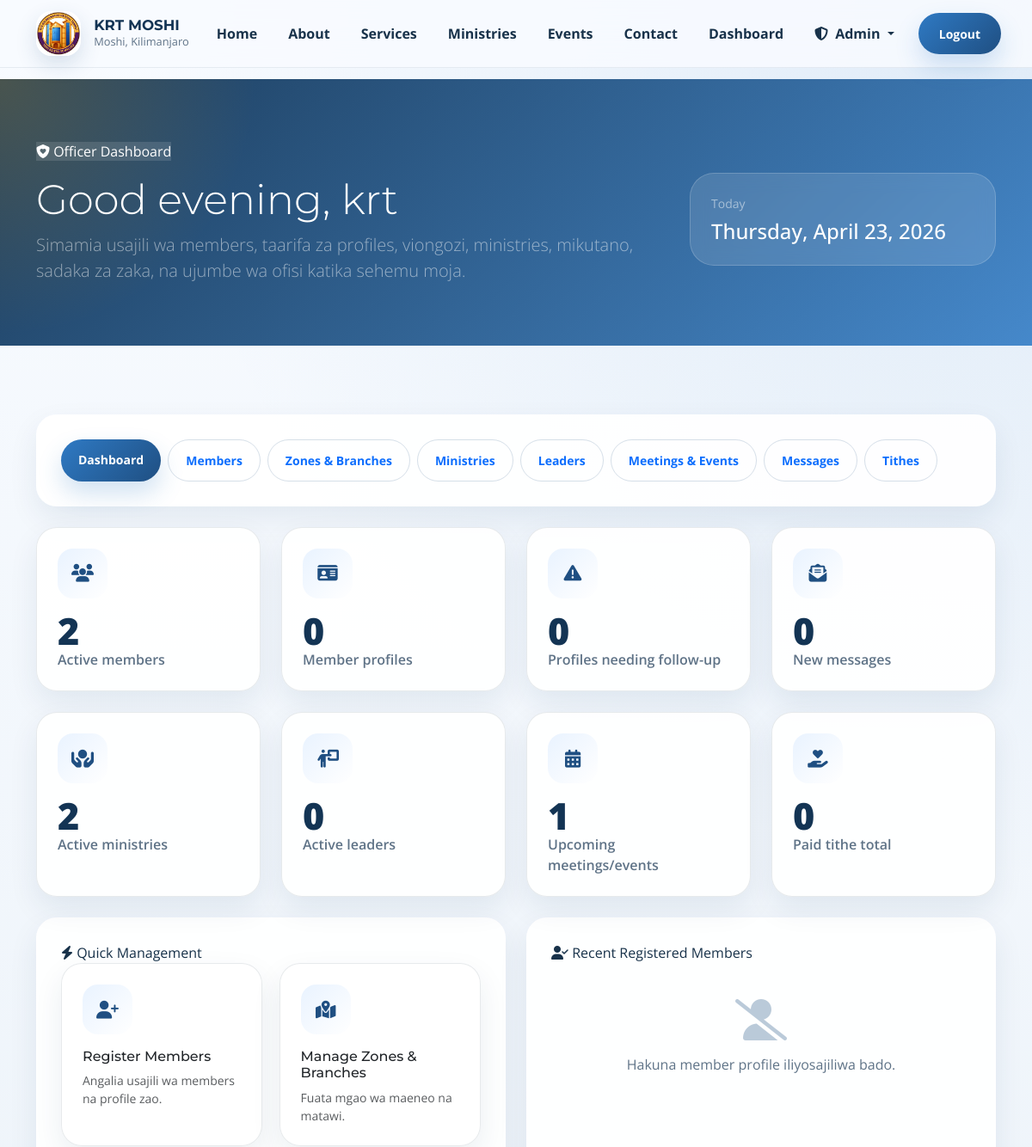
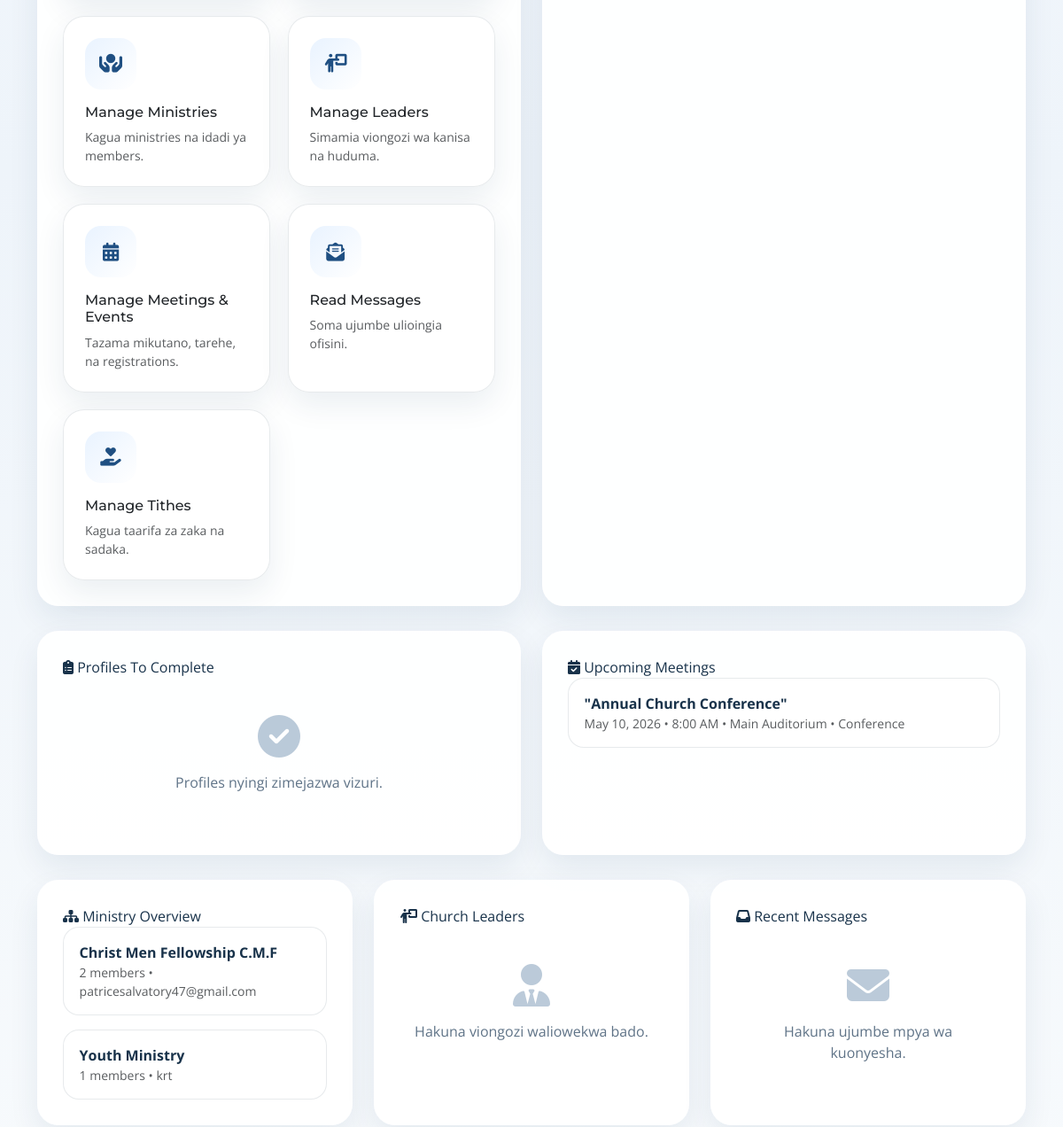
/dashboard/officer/ (signed in, upper part), run on an earlier commit of the app's database (2 pictures, top to bottom).
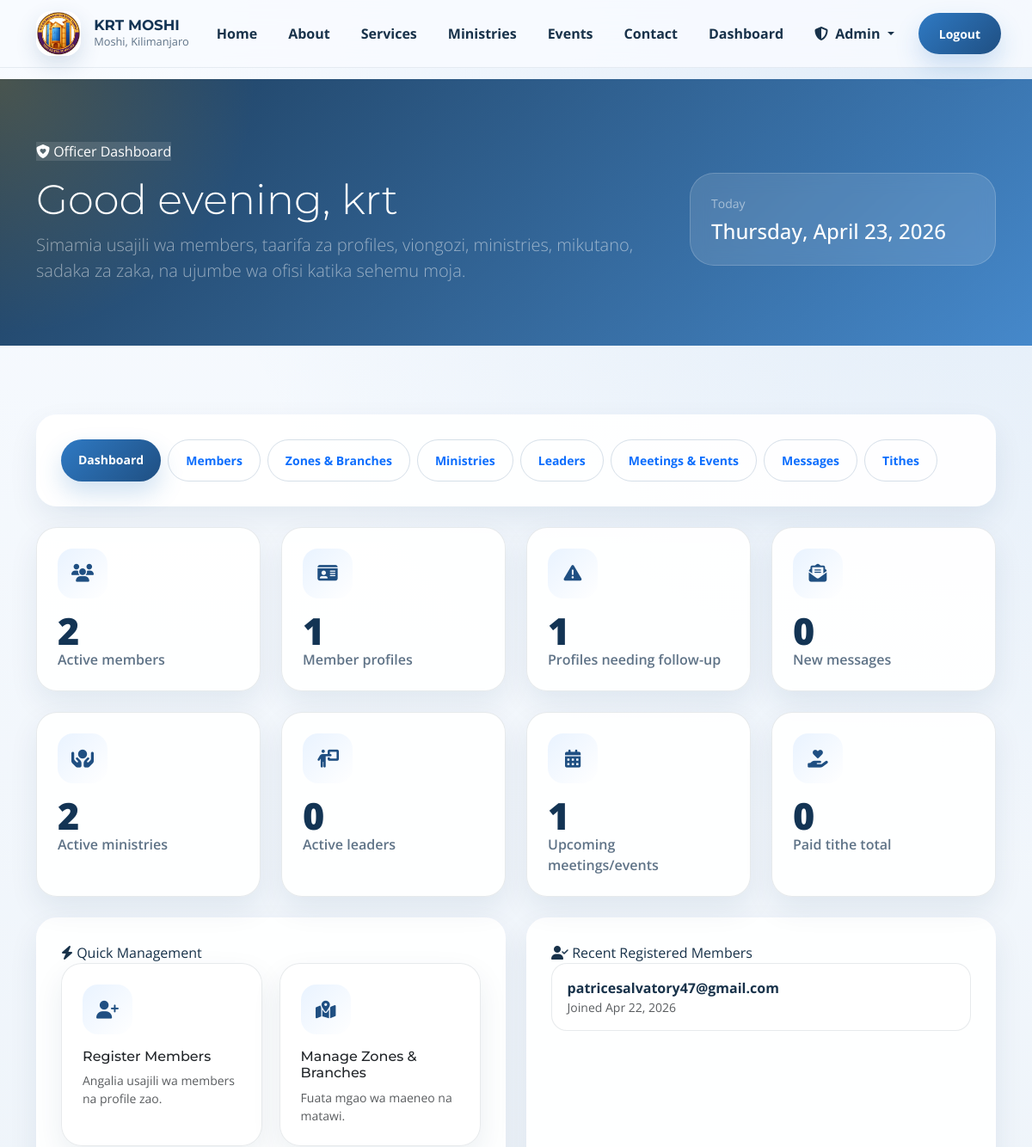
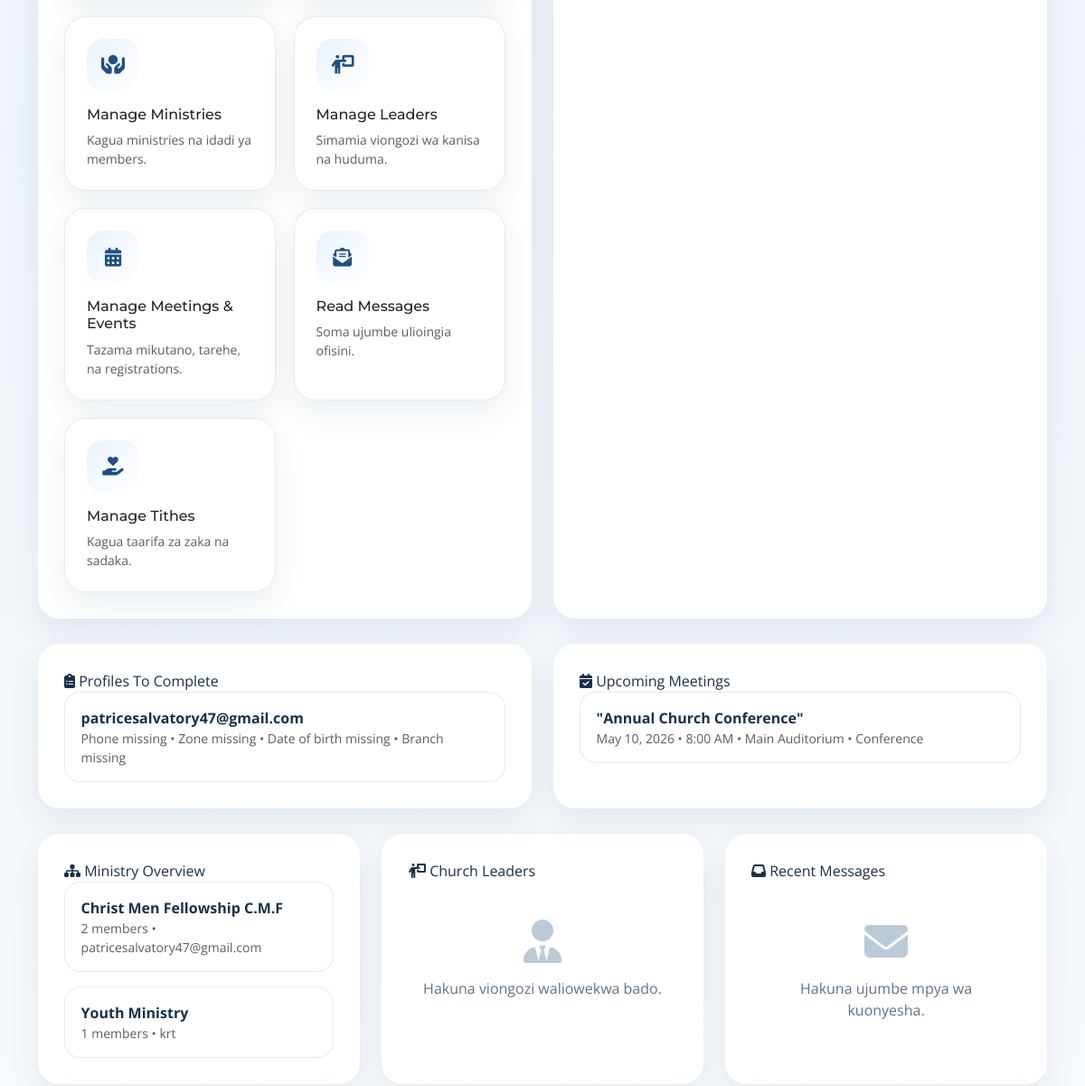
And on a later commit of the database (2 pictures, top to bottom).
### core/models.py (models this page shows, shortened)
class Event(models.Model):
    STATUS_CHOICES = [
        ('draft', 'Draft'),
        ('published', 'Published'),
        ('cancelled', 'Cancelled'),
        ('completed', 'Completed'),
    ]
    EVENT_TYPES = [
        ('service', 'Church Service'),
        ('prayer', 'Prayer Meeting'),
        ('fellowship', 'Fellowship'),
        ('conference', 'Conference'),
        ('outreach', 'Outreach'),
        ('training', 'Training'),
        ('special', 'Special Event'),
    ]
    title = models.CharField(max_length=200)
    slug = models.SlugField(unique=True)
    description = RichTextUploadingField()
    short_description = models.TextField(max_length=300)
    event_type = models.CharField(max_length=20, choices=EVENT_TYPES, default='service')
    category = models.ForeignKey(EventCategory, on_delete=models.SET_NULL, null=True)
    start_date = models.DateField()
    start_time = models.TimeField()
    end_date = models.DateField()
    end_time = models.TimeField()
    is_recurring = models.BooleanField(default=False)
    location = models.CharField(max_length=200)
    location_details = models.TextField(blank=True, null=True)
    online_link = models.URLField(blank=True, null=True)
    featured_image = ResizedImageField(
        size=[1200, 800],
        quality=85,
        upload_to='events/',
        help_text="Featured image size: 1200x800 pixels"
    )
    requires_registration = models.BooleanField(default=False)
    max_attendees = models.PositiveIntegerField(default=0)
    registration_deadline = models.DateTimeField(blank=True, null=True)
    status = models.CharField(max_length=20, choices=STATUS_CHOICES, default='draft')
    is_featured = models.BooleanField(default=False)
    created_by = models.ForeignKey(User, on_delete=models.SET_NULL, null=True)
    created_at = models.DateTimeField(auto_now_add=True)
    updated_at = models.DateTimeField(auto_now=True)
    published_at = models.DateTimeField(blank=True, null=True)
    class Meta:
        ordering = ['-start_date', '-start_time']

class EventCategory(models.Model):
    name = models.CharField(max_length=100)
    slug = models.SlugField(unique=True)
    color = models.CharField(max_length=7, default='#3498db')
    icon = models.CharField(max_length=50, default="fas fa-calendar")
    class Meta:
        verbose_name_plural = "Event Categories"

class Ministry(models.Model):
    STATUS_CHOICES = [
        ('active', 'Active'),
        ('inactive', 'Inactive'),
        ('developing', 'Developing'),
    ]
    name = models.CharField(max_length=200)
    slug = models.SlugField(unique=True)
    tagline = models.CharField(max_length=300, blank=True, null=True)
    description = RichTextUploadingField()
    leader = models.ForeignKey(User, on_delete=models.SET_NULL,
                              null=True, blank=True, related_name='led_ministries')
    contact_email = models.EmailField(blank=True, null=True)
    contact_phone = models.CharField(max_length=20, blank=True, null=True)
    logo = ResizedImageField(
        size=[400, 400],
        quality=85,
        upload_to='ministries/logos/',
        blank=True,
        null=True,
        help_text="Logo size: 400x400 pixels"
    )
    banner_image = ResizedImageField(
        size=[1200, 600],
        quality=85,
        upload_to='ministries/banners/',
        help_text="Banner size: 1200x600 pixels"
    )
    meeting_days = models.CharField(max_length=100, blank=True, null=True)
    meeting_time = models.CharField(max_length=100, blank=True, null=True)
    meeting_location = models.CharField(max_length=200, blank=True, null=True)
    status = models.CharField(max_length=20, choices=STATUS_CHOICES, default='active')
    is_featured = models.BooleanField(default=False)
    order = models.IntegerField(default=0)
    created_at = models.DateTimeField(auto_now_add=True)
    updated_at = models.DateTimeField(auto_now=True)
    class Meta:
        verbose_name_plural = "Ministries"
        ordering = ['order', 'name']

### accounts/models.py (models this page shows, shortened)
class UserProfile(models.Model):
    ROLE_CHOICES = [
        ('member', 'Church Member'),
        ('pastor', 'Pastor'),
        ('assistant_pastor', 'Assistant Pastor'),
        ('elder_council', 'Baraza la Wazee'),
        ('institution_manager', 'Institution Management'),
        ('secretary', 'Church Secretary'),
        ('accountant', 'Church Accountant'),
        ('zone_leader', 'Zone Leader'),
        ('deacon_leader', 'Deacon Leader'),
    ]
    MARITAL_STATUS_CHOICES = [
        ('single', 'Single'),
        ('married', 'Married'),
        ('widowed', 'Widowed'),
        ('divorced', 'Divorced'),
    ]
    user = models.OneToOneField(User, on_delete=models.CASCADE)
    role = models.CharField(max_length=30, choices=ROLE_CHOICES, default='member')
    phone = models.CharField(max_length=20, blank=True)
    church_branch = models.CharField(max_length=100, blank=True)
    zone = models.ForeignKey(Zone, on_delete=models.CASCADE, blank=True, null=True)
    deacon_group = models.ForeignKey('DeaconGroup', on_delete=models.SET_NULL, blank=True, null=True, related_name='members')
    ministry_role = models.ForeignKey(Ministry, on_delete=models.SET_NULL, blank=True, null=True)
    marital_status = models.CharField(max_length=20, choices=MARITAL_STATUS_CHOICES, blank=True)
    spouse_name = models.CharField(max_length=150, blank=True)
    occupation = models.CharField(max_length=150, blank=True)
    tithe_card_number = models.CharField(max_length=50, blank=True, unique=True, null=True)
    date_of_birth = models.DateField(blank=True, null=True)
    joined_at = models.DateField(auto_now_add=True)

### core/views.py (the view)
# urls.py: path('dashboard/officer/', views.officer_dashboard, name='officer_dashboard'),
@login_required
@user_passes_test(is_staff_or_admin)
def officer_dashboard(request):
    user = request.user
    current_hour = timezone.localtime().hour
    if 5 <= current_hour < 12:
        greeting = "Good morning"
    elif 12 <= current_hour < 17:
        greeting = "Good afternoon"
    else:
        greeting = "Good evening"
    site_config = get_site_config()
    member_profiles = UserProfile.objects.select_related(
        'user', 'zone', 'ministry_role'
    ).order_by('-joined_at', '-id')
    active_members = User.objects.filter(is_active=True)
    profile_attention = member_profiles.filter(
        Q(phone='') |
        Q(church_branch='') |
        Q(zone__isnull=True) |
        Q(date_of_birth__isnull=True)
    ).select_related('user', 'zone')[:8]
    upcoming_events = Event.objects.filter(
        status='published',
        start_date__gte=date.today()
    ).select_related('category').order_by('start_date', 'start_time')[:6]
    ministry_breakdown = Ministry.objects.filter(status='active').annotate(
        active_member_total=Count('members', filter=Q(members__is_active=True))
    ).select_related('leader').order_by('-active_member_total', 'name')[:6]
    recent_messages = ContactMessage.objects.order_by('-created_at')[:6]
    new_messages_count = ContactMessage.objects.filter(status='new').count()
    leaders = ChurchLeader.objects.filter(is_active=True).order_by('level', 'order')[:6]
    recent_tithes = Tithe.objects.select_related('user', 'recorded_by').order_by('-date_paid')[:6]
    context = {
        'user': user,
        'greeting': greeting,
        'site_config': site_config,
        'active_section': 'dashboard',
        'stats': {
            'member_count': active_members.count(),
            'profile_count': member_profiles.count(),
            'incomplete_profiles': member_profiles.filter(
                Q(phone='') | Q(zone__isnull=True) | Q(date_of_birth__isnull=True)
            ).count(),
            'zone_count': Zone.objects.count(),
            'branch_count': ChurchBranch.objects.count(),
            'ministry_count': Ministry.objects.filter(status='active').count(),
            'leader_count': ChurchLeader.objects.filter(is_active=True).count(),
            'upcoming_event_count': Event.objects.filter(
                status='published',
                start_date__gte=date.today()
            ).count(),
            'pending_registration_count': EventRegistration.objects.filter(status='pending').count(),
            'new_message_count': new_messages_count,
            'tithe_total': Tithe.objects.filter(status='paid').aggregate(total=Sum('amount'))['total'] or 0,
        },
        'recent_members': member_profiles[:6],
        'profile_attention': profile_attention,
        'upcoming_events': upcoming_events,
        'ministry_breakdown': ministry_breakdown,
        'recent_messages': recent_messages,
        'leaders': leaders,
        'recent_tithes': recent_tithes,
        'notifications': build_dashboard_notifications(get_user_profile(user), user),
        'admin_links': [
            {'label': 'Register Members', 'icon': 'fas fa-user-plus', 'route_name': 'core:officer_members', 'description': 'Angalia usajili wa members na profile zao.'},
            {'label': 'Manage Zones & Branches', 'icon': 'fas fa-map-location-dot', 'route_name': 'core:officer_structure', 'description': 'Fuata mgao wa maeneo na matawi.'},
            {'label': 'Manage Ministries', 'icon': 'fas fa-hands-holding-circle', 'route_name': 'core:officer_ministries', 'description': 'Kagua ministries na idadi ya members.'},
            {'label': 'Manage Leaders', 'icon': 'fas fa-person-chalkboard', 'route_name': 'core:officer_leaders', 'description': 'Simamia viongozi wa kanisa na huduma.'},
            {'label': 'Manage Meetings & Events', 'icon': 'fas fa-calendar-days', 'route_name': 'core:officer_events', 'description': 'Tazama mikutano, tarehe, na registrations.'},
            {'label': 'Read Messages', 'icon': 'fas fa-envelope-open-text', 'route_name': 'core:officer_messages', 'description': 'Soma ujumbe ulioingia ofisini.'},
            {'label': 'Manage Tithes', 'icon': 'fas fa-hand-holding-heart', 'route_name': 'core:admin_tithe_list', 'description': 'Kagua taarifa za zaka na sadaka.'},
        ],
    }
    return render(request, 'core/officer_dashboard.html', context)

### core/views.py (called while the page is built, shortened)
def is_staff_or_admin(user):
    if user.is_superuser or user.is_staff:
        return True
    profile = getattr(user, 'userprofile', None)
    return bool(profile and (profile.is_management_role or profile.is_finance_role or profile.can_manage_full_system))

def get_user_profile(user):
    return UserProfile.objects.select_related('zone', 'ministry_role').filter(user=user).first()

def get_site_config():
    site_config = SiteConfig.objects.first()
    if not site_config:
        site_config = SiteConfig.objects.create()
    return site_config

def build_dashboard_notifications(profile, request_user):
    if not profile:
        return []

### templates/core/officer_dashboard.html (shortened to what the changed rows need)
{% extends "base.html" %}
{% block content %}
<section class="page-hero">
    <div class="container">
        <div class="row g-4 align-items-center">
            <div class="col-lg-8">
                <h1 class="display-5 text-white mt-3">{{ greeting }}, {{ user.get_full_name|default:user.username }}</h1>
            </div>
        </div>
    </div>
</section>
<section class="site-section">
    <div class="container">
        <div class="row g-4 mb-4">
            <div class="col-md-6 col-xl-3"><div class="metric-card card h-100"><div class="feature-icon"><i class="fas fa-id-card"></i></div><div class="metric-value">{{ stats.profile_count }}</div><div class="metric-label">Member profiles</div></div></div>
            <div class="col-md-6 col-xl-3"><div class="metric-card card h-100"><div class="feature-icon"><i class="fas fa-triangle-exclamation"></i></div><div class="metric-value">{{ stats.incomplete_profiles }}</div><div class="metric-label">Profiles needing follow-up</div></div></div>
        </div>
        <div class="row g-4">
            <div class="col-lg-6">
                <div class="content-panel h-100">
                    <div class="feature-grid">
                        {% for link in admin_links %}
                        <a href="{% url link.route_name %}" class="card feature-card text-decoration-none">
                            <div class="feature-icon"><i class="{{ link.icon }}"></i></div>
                            <h3 class="h6">{{ link.label }}</h3>
                            <p class="text-muted mb-0 small">{{ link.description }}</p>
                        </a>
                        {% endfor %}
                    </div>
                </div>
            </div>
            <div class="col-lg-6">
                <div class="content-panel h-100">
                    {% for profile in recent_members %}
                    <div class="timeline-item">
                        <div class="fw-bold">{{ profile.user.get_full_name|default:profile.user.username }}</div>
                        <div class="small text-muted">
                            Joined {{ profile.joined_at|date:"M d, Y" }}
                        </div>
                    </div>
                    {% empty %}
                    <div class="empty-state"><i class="fas fa-user-slash"></i><p class="mb-0">Hakuna member profile iliyosajiliwa bado.</p></div>
                    {% endfor %}
                </div>
            </div>
        </div>
        <div class="row g-4 mt-1">
            <div class="col-lg-6">
                <div class="content-panel h-100">
                    {% for profile in profile_attention %}
                    <div class="timeline-item">
                        <div class="fw-bold">{{ profile.user.get_full_name|default:profile.user.username }}</div>
                        <div class="small text-muted">
                            {% if not profile.phone %}Phone missing{% endif %}
                            {% if not profile.phone and not profile.zone %} • {% endif %}
                            {% if not profile.zone %}Zone missing{% endif %}
                            {% if not profile.date_of_birth %}{% if not profile.phone or not profile.zone %} • {% endif %}Date of birth missing{% endif %}
                            {% if not profile.church_branch %}{% if not profile.phone or not profile.zone or not profile.date_of_birth %} • {% endif %}Branch missing{% endif %}
                        </div>
                    </div>
                    {% empty %}
                    <div class="empty-state"><i class="fas fa-circle-check"></i><p class="mb-0">Profiles nyingi zimejazwa vizuri.</p></div>
                    {% endfor %}
                </div>
            </div>
            <div class="col-lg-6">
                <div class="content-panel h-100">
                    {% for event in upcoming_events %}
                    <div class="timeline-item">
                        <div class="fw-bold">{{ event.title }}</div>
                        <div class="small text-muted">
                            {{ event.start_date|date:"M d, Y" }} • {{ event.start_time|time:"g:i A" }} • {{ event.location }}
                            {% if event.category %} • {{ event.category.name }}{% endif %}
                        </div>
                    </div>
                    {% empty %}
                    <div class="empty-state"><i class="fas fa-calendar-xmark"></i><p class="mb-0">Hakuna meeting/event iliyopangwa kwa sasa.</p></div>
                    {% endfor %}
                </div>
            </div>
        </div>
        <div class="row g-4 mt-1">
            <div class="col-lg-4">
                <div class="content-panel h-100">
                    {% for ministry in ministry_breakdown %}
                    <div class="timeline-item">
                        <div class="fw-bold">{{ ministry.name }}</div>
                        <div class="small text-muted">
                            {{ ministry.active_member_total }} members
                            {% if ministry.leader %} • {{ ministry.leader.get_full_name|default:ministry.leader.username }}{% endif %}
                        </div>
                    </div>
                    {% empty %}
                    <div class="empty-state"><i class="fas fa-hands-holding-circle"></i><p class="mb-0">Hakuna ministry active kwa sasa.</p></div>
                    {% endfor %}
                </div>
            </div>
        </div>
    </div>
</section>
{% endblock %}

What changed in the data, as far as the page shows it:
added UserProfile: user.get_full_name "patricesalvatory47@gmail.com", joined_at "Apr 22, 2026", phone "Phone missing", shows "Zone missing", shows "Date of birth missing", church_branch "Branch missing"
Also different on the page:
{{ stats.profile_count }}: "0" → "1"
{{ stats.incomplete_profiles }}: "0" → "1"
text no longer shown: "Hakuna member profile iliyosajiliwa bado. Profiles nyingi zimejazwa vizuri."
